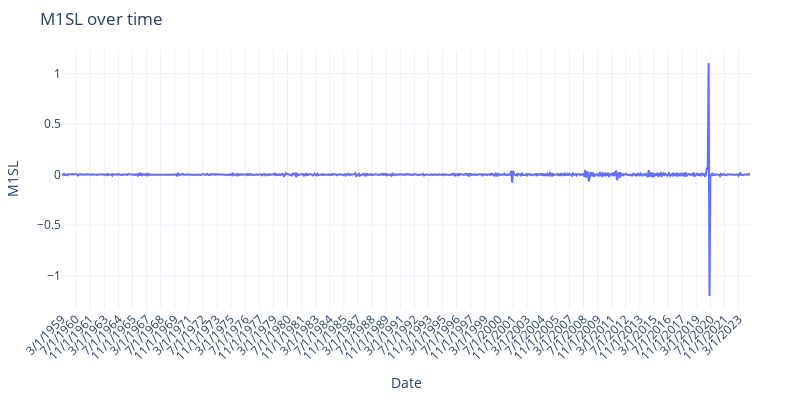
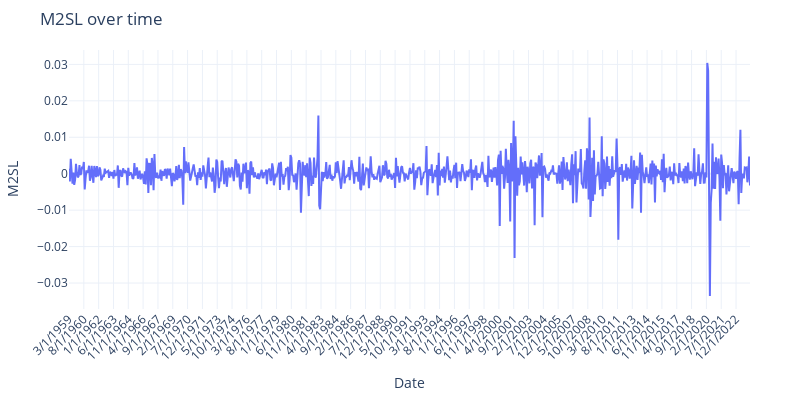
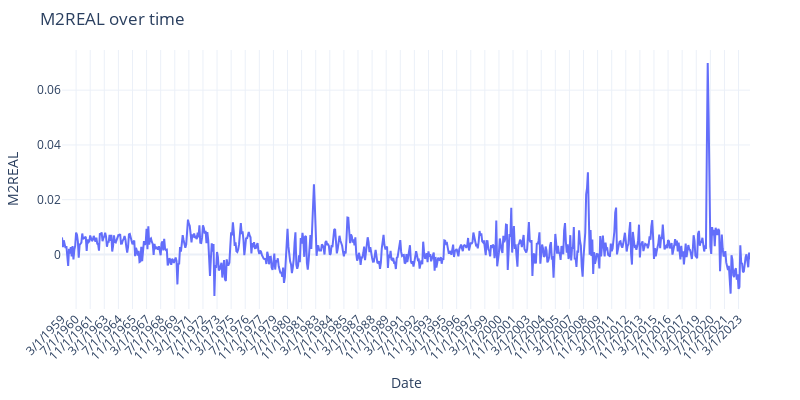

Source (notebook cell) for these figures, in order:
### Markdown cell above
## Feature Engineering

### Code cell
# Plotting each column
trans_cols = ['M1SL', 'M2SL', 'M2REAL']
for col in trans_cols:
    fig = go.Figure()
    fig.add_trace(go.Scatter(x=transformed_df['sasdate'], y=transformed_df[col], mode='lines'))
    fig.update_layout(
        title=col + " over time",
        xaxis_title="Date",
        yaxis_title=col,
        xaxis=dict(tickangle=-45),
        showlegend=False,
        margin=dict(l=50, r=50, t=50, b=50),
        height=400,
        width=800,
        template="plotly_white"
    )
    fig.show()

### Figure 1 — Plotly figure (JSON) as saved in the notebook; plotly's stock layout.template omitted (floating-point values rounded to 4 significant figures; data arrays with more than 128 entries replaced by an {"elided": "..."} marker saying what was removed)
{"data": [{"mode": "lines", "type": "scatter", "x": {"elided": "782 str values"}, "y": {"elided": "782 float values"}}], "layout": {"height": 400, "margin": {"b": 50, "l": 50, "r": 50, "t": 50}, "showlegend": false, "title": {"text": "M1SL over time"}, "width": 800, "xaxis": {"tickangle": -45, "title": {"text": "Date"}}, "yaxis": {"title": {"text": "M1SL"}}}}

### Figure 2 — Plotly figure (JSON) as saved in the notebook; plotly's stock layout.template omitted (floating-point values rounded to 4 significant figures; data arrays with more than 128 entries replaced by an {"elided": "..."} marker saying what was removed)
{"data": [{"mode": "lines", "type": "scatter", "x": {"elided": "782 str values"}, "y": {"elided": "782 float values"}}], "layout": {"height": 400, "margin": {"b": 50, "l": 50, "r": 50, "t": 50}, "showlegend": false, "title": {"text": "M2SL over time"}, "width": 800, "xaxis": {"tickangle": -45, "title": {"text": "Date"}}, "yaxis": {"title": {"text": "M2SL"}}}}

### Figure 3 — Plotly figure (JSON) as saved in the notebook; plotly's stock layout.template omitted (floating-point values rounded to 4 significant figures; data arrays with more than 128 entries replaced by an {"elided": "..."} marker saying what was removed)
{"data": [{"mode": "lines", "type": "scatter", "x": {"elided": "782 str values"}, "y": {"elided": "782 float values"}}], "layout": {"height": 400, "margin": {"b": 50, "l": 50, "r": 50, "t": 50}, "showlegend": false, "title": {"text": "M2REAL over time"}, "width": 800, "xaxis": {"tickangle": -45, "title": {"text": "Date"}}, "yaxis": {"title": {"text": "M2REAL"}}}}
